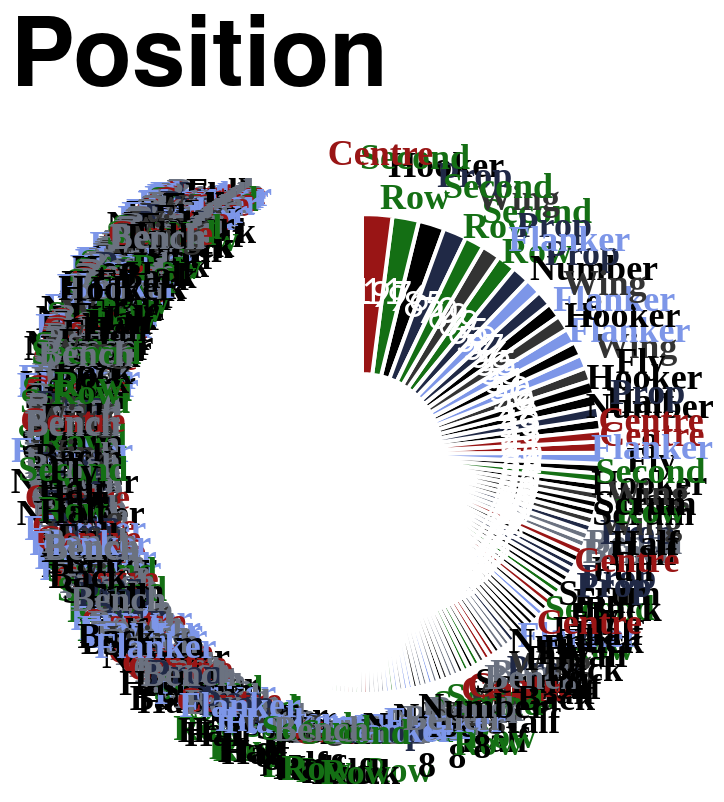

Specify this chart in Vega-Lite:
### Vega-Lite specification from a JSON file in a GitHub repository (floating-point values rounded to 4 significant figures; data arrays with more than 128 entries replaced by an {"elided": "..."} marker saying what was removed)
{"config": {"axis": {"labelFont": "PT Sans Narrow, Helvetica Neue, Helvetica, Arial, sans-serif", "titleFont": "PT Sans Narrow, Helvetica Neue, Helvetica, Arial, sans-serif", "labelFontSize": 13, "titleFontSize": 24, "gridColor": "#202947", "gridOpacity": 0.2, "zindex": 1}, "text": {"font": "Lato, sans-serif"}, "bar": {"cornerRadiusEnd": 5}, "header": {"labelFont": "PT Sans Narrow, Helvetica Neue, Helvetica, Arial, sans-serif", "titleFont": "PT Sans Narrow, Helvetica Neue, Helvetica, Arial, sans-serif", "labelFontSize": 24, "titleFontSize": 28, "labelFontWeight": "bold", "orient": "left"}, "legend": {"labelFont": "PT Sans Narrow, Helvetica Neue, Helvetica, Arial, sans-serif", "titleFont": "PT Sans Narrow, Helvetica Neue, Helvetica, Arial, sans-serif", "labelFontSize": 14, "titleFontSize": 16, "titlePadding": 5, "fillColor": "white", "strokeColor": "black", "padding": 10, "titleFontWeight": "lighter", "titleFontStyle": "italic", "titleColor": "gray", "offset": 10}, "title": {"font": "PT Sans Narrow, Helvetica Neue, Helvetica, Arial, sans-serif", "fontSize": 48, "fontWeight": "bold", "anchor": "start", "align": "center", "titlePadding": 20, "subtitlePadding": 10, "subtitleFontSize": 13, "subtitleColor": "", "subtitleFontStyle": "italic", "offset": 15, "color": "black"}, "axisX": {"labelAngle": 0}, "facet": {"title": null, "header": null, "align": {"row": "each", "column": "each"}, "spacing": 10}, "resolve": {"scale": {"y": "independent", "facet": "independent"}}, "background": "transparent", "scale": {"offsetBandPaddingOuter": 0.2, "offsetBandPaddingInner": 0.1}, "view": {"stroke": null, "background": "transparent"}}, "layer": [{"mark": {"type": "arc", "innerRadius": 40, "outerRadius": 120, "stroke": "#ffffff", "strokeWidth": 2}, "encoding": {"color": {"field": "position", "legend": null, "scale": {"domain": ["Prop", "Flanker", "Second Row", "Centre", "Wing", "Fly Half", "Hooker", "Scrum Half", "Full Back", "Number 8", "Bench"], "range": ["#202946", "#7d96e8", "#146f14", "#991515", "#333333", "#000000", "#000000", "#000000", "#000000", "#000000", "#6b7280"]}, "sort": {"field": "sort_order", "op": "min", "order": "ascending"}, "type": "nominal"}, "order": {"field": "appearances", "sort": "ascending", "type": "quantitative"}, "theta": {"field": "appearances", "sort": "descending", "stack": true, "title": "Appearances", "type": "quantitative"}, "tooltip": [{"field": "player", "title": "Player", "type": "nominal"}, {"field": "position", "title": "Position", "type": "nominal"}, {"field": "appearances", "title": "Appearances", "type": "quantitative"}]}}, {"mark": {"type": "text", "dy": -5, "font": "PT Sans Narrow", "fontSize": 18, "fontWeight": "bold", "radius": 145}, "encoding": {"color": {"field": "position", "legend": null, "scale": {"domain": ["Prop", "Flanker", "Second Row", "Centre", "Wing", "Fly Half", "Hooker", "Scrum Half", "Full Back", "Number 8", "Bench"], "range": ["#202946", "#7d96e8", "#146f14", "#991515", "#333333", "#000000", "#000000", "#000000", "#000000", "#000000", "#6b7280"]}, "type": "nominal"}, "opacity": {"condition": {"test": "datum.appearances > 2", "value": 1}, "value": 0}, "order": {"field": "appearances", "sort": "ascending", "type": "quantitative"}, "text": {"field": "position_label", "type": "nominal"}, "theta": {"field": "appearances", "sort": "descending", "stack": true, "title": "Appearances", "type": "quantitative"}}, "transform": [{"calculate": "split(datum.position, ' ')", "as": "position_label"}]}, {"mark": {"type": "text", "color": "white", "fontSize": 18, "radius": 80}, "encoding": {"order": {"field": "appearances", "sort": "ascending", "type": "quantitative"}, "text": {"field": "appearances", "type": "nominal"}, "theta": {"field": "appearances", "sort": "descending", "stack": true, "title": "Appearances", "type": "quantitative"}}}], "data": {"name": "data-a2741666a8640e868784c8e818225aed"}, "height": 300, "resolve": {"scale": {"color": "shared"}}, "title": "Position", "width": 300, "$schema": "https://vega.github.io/schema/vega-lite/v5.20.1.json", "datasets": {"data-a2741666a8640e868784c8e818225aed": {"elided": "774 records"}}}
